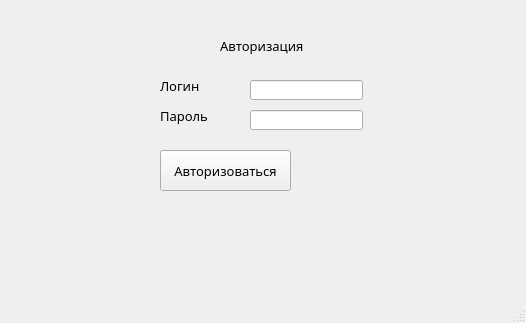
<?xml version="1.0" encoding="UTF-8"?>
<ui version="4.0">
 <class>MainWindow</class>
 <widget class="QMainWindow" name="MainWindow">
  <property name="geometry">
   <rect>
    <x>0</x>
    <y>0</y>
    <width>526</width>
    <height>323</height>
   </rect>
  </property>
  <property name="windowTitle">
   <string>MainWindow</string>
  </property>
  <widget class="QWidget" name="centralwidget">
   <widget class="QLineEdit" name="avtor_login">
    <property name="geometry">
     <rect>
      <x>250</x>
      <y>80</y>
      <width>113</width>
      <height>20</height>
     </rect>
    </property>
   </widget>
   <widget class="QLabel" name="label_6">
    <property name="geometry">
     <rect>
      <x>160</x>
      <y>100</y>
      <width>71</width>
      <height>31</height>
     </rect>
    </property>
    <property name="font">
     <font>
      <family>Bahnschrift Light</family>
      <pointsize>10</pointsize>
     </font>
    </property>
    <property name="text">
     <string>Пароль</string>
    </property>
   </widget>
   <widget class="QLabel" name="label_7">
    <property name="geometry">
     <rect>
      <x>160</x>
      <y>70</y>
      <width>91</width>
      <height>31</height>
     </rect>
    </property>
    <property name="font">
     <font>
      <family>Bahnschrift Light</family>
      <pointsize>10</pointsize>
     </font>
    </property>
    <property name="text">
     <string>Логин</string>
    </property>
   </widget>
   <widget class="QLineEdit" name="avtor_pass">
    <property name="geometry">
     <rect>
      <x>250</x>
      <y>110</y>
      <width>113</width>
      <height>20</height>
     </rect>
    </property>
    <property name="echoMode">
     <enum>QLineEdit::Password</enum>
    </property>
   </widget>
   <widget class="QLabel" name="label_5">
    <property name="geometry">
     <rect>
      <x>220</x>
      <y>30</y>
      <width>91</width>
      <height>31</height>
     </rect>
    </property>
    <property name="font">
     <font>
      <family>Bahnschrift Light</family>
      <pointsize>10</pointsize>
     </font>
    </property>
    <property name="text">
     <string>Авторизация</string>
    </property>
   </widget>
   <widget class="QPushButton" name="avtor_button">
    <property name="geometry">
     <rect>
      <x>160</x>
      <y>150</y>
      <width>131</width>
      <height>41</height>
     </rect>
    </property>
    <property name="font">
     <font>
      <family>Bahnschrift Light</family>
      <pointsize>10</pointsize>
     </font>
    </property>
    <property name="text">
     <string>Авторизоваться</string>
    </property>
   </widget>
  </widget>
  <widget class="QMenuBar" name="menubar">
   <property name="geometry">
    <rect>
     <x>0</x>
     <y>0</y>
     <width>526</width>
     <height>21</height>
    </rect>
   </property>
  </widget>
  <widget class="QStatusBar" name="statusbar"/>
 </widget>
 <resources/>
 <connections/>
</ui>
